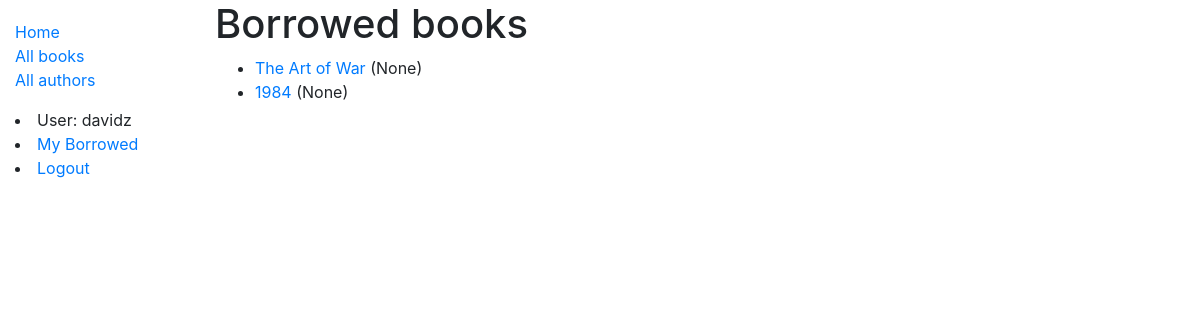
Page /catalog/mybooks/ (signed in) on the earlier database version.
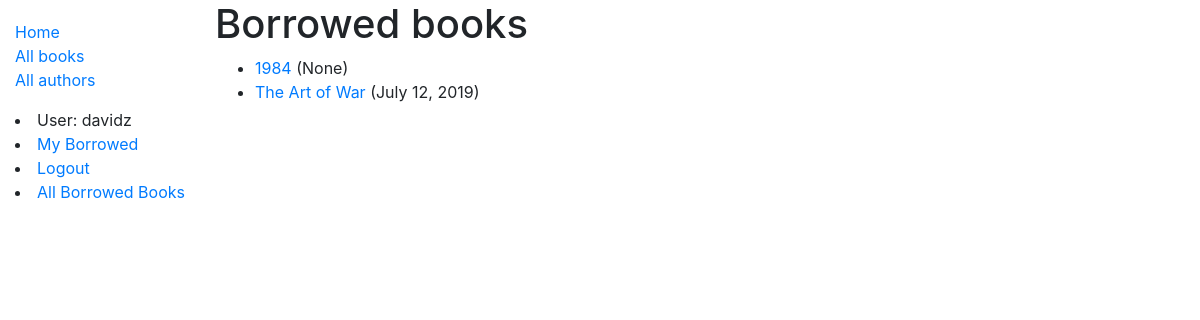
Same page on the later database version.
### catalog/models.py (models this page shows, shortened)
class BookInstance(models.Model):
    id = models.UUIDField(primary_key=True, default=uuid.uuid4, help_text="Unique ID for this book across whole library")
    book = models.ForeignKey('Book', on_delete=models.SET_NULL, null=True)
    imprint = models.CharField(max_length=100)
    due_back = models.DateField(null=True, blank=True)
    borrower = models.ForeignKey(User, on_delete=models.SET_NULL, null=True, blank=True)
    @property
    def is_overdue(self):
        if self.due_back and date.today() > self.due_back:
            return True
        return False
    LOAN_STATUS = (
        ('m', 'Maintenance'),
        ('o', 'On Loan'),
        ('a', 'Available'),
        ('r', 'Reserved')
    )
    status = models.CharField(
        max_length=1,
        choices=LOAN_STATUS,
        blank=True,
        default='m',
        help_text="Book availability"
        )
    class Meta:
        ordering = ['due_back']
        permissions = (
            ("can_mark_returned", "Set book as returned"),
        )

class Book(models.Model):
    title = models.CharField(max_length=200)
    author = models.ForeignKey("Author", on_delete=models.SET_NULL, null=True)
    summary = models.TextField(max_length=1000, help_text="Enter a brief description of the book. ")
    isbn = models.CharField("ISBN", max_length=13, help_text="13 character <a href='https://www.isbn-international.org/content/what-isbn'>ISBN number</a>")
    genre = models.ManyToManyField(Genre, help_text='Select a genre for this book.')
    language = models.CharField(max_length=100, default="English", help_text="Enter the language the book is written in.")
    def display_genre(self):
        return ', '.join(genre.name for genre in self.genre.all()[:3])
    display_genre.short_description = "Genre"

### catalog/views.py (the view)
# urls.py: path('mybooks/', views.LoanedBooksByUserListView.as_view(), name='my-borrowed'),
class LoanedBooksByUserListView(LoginRequiredMixin,generic.ListView):
    model = BookInstance
    template_name ='catalog/bookinstance_list_borrowed_user.html'
    paginate_by = 10
    def get_queryset(self):
        return BookInstance.objects.filter(borrower=self.request.user).filter(status__exact='o').order_by('due_back')

### catalog/templates/catalog/bookinstance_list_borrowed_user.html
{% extends "base_generic.html" %}
{% block content %}
    <h1>Borrowed books</h1>
    {% if bookinstance_list %}
    <ul>
      {% for bookinst in bookinstance_list %}
      <li class="{% if bookinst.is_overdue %}text-danger{% endif %}">
        <a href="{% url 'book-detail' bookinst.book.pk %}">{{bookinst.book.title}}</a> ({{ bookinst.due_back }})
      </li>
      {% endfor %}
    </ul>
    {% else %}
      <p>There are no books borrowed.</p>
    {% endif %}
{% endblock %}

### catalog/templates/base_generic.html (shortened to what this page needs)
<!DOCTYPE html>
<html lang="en">
<head>
  <link rel="stylesheet" href="https://stackpath.bootstrapcdn.com/bootstrap/4.1.3/css/bootstrap.min.css">
  {% load static %}
  <link rel="stylesheet" href="{% static 'css/styles.css' %}">
</head>
<body>
  <div class="container-fluid">
    <div class="row">
      <div class="col-sm-2">
      {% block sidebar %}
        <ul class="sidebar-nav">
          <li><a href="{% url 'index' %}">Home</a></li>
          <li><a href="{% url 'books' %}">All books</a></li>
          <li><a href="{% url 'authors' %}">All authors</a></li>
        </ul>
        {% if user.is_authenticated %}
        <li>User: {{ user.get_username }}</li>
        <li><a href="{% url 'my-borrowed' %}">My Borrowed</a></li>
        <li><a href="{% url 'logout'%}?next={{request.path}}">Logout</a></li>
        {% else %}
          <li><a href="{% url 'login'%}?next={{request.path}}">Login</a></li>
        {% endif %}
        {% if perms.catalog.can_mark_returned %}
        <li><a href="{% url 'all-borrowed' %}">All Borrowed Books</a></li>
        {% endif %}
     {% endblock %}
      </div>
      <div class="col-sm-10 ">{% block content %}{% endblock %}</div>
      </div>
  </div>
</body>
</html>

Differences in the rows shown:
shown differently, row unchanged: BookInstance "None": moves up the list
changed BookInstance "The Art of War": due_back "None" → "July 12, 2019"
Other differences:
text now shown: "All Borrowed Books"
